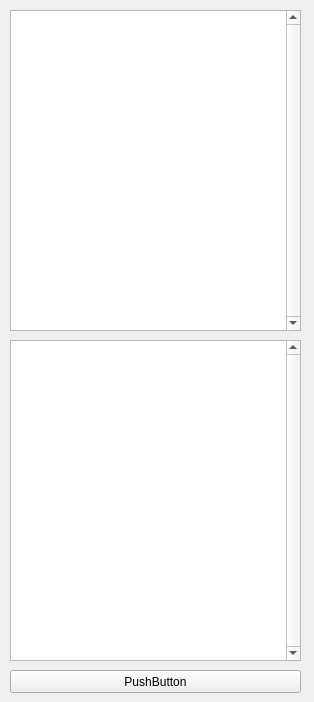
<?xml version="1.0" encoding="UTF-8"?>
<ui version="4.0">
 <class>Form</class>
 <widget class="QWidget" name="Form">
  <property name="geometry">
   <rect>
    <x>0</x>
    <y>0</y>
    <width>314</width>
    <height>702</height>
   </rect>
  </property>
  <property name="windowTitle">
   <string>Form</string>
  </property>
  <widget class="QPushButton" name="Ok">
   <property name="geometry">
    <rect>
     <x>10</x>
     <y>670</y>
     <width>291</width>
     <height>23</height>
    </rect>
   </property>
   <property name="text">
    <string>PushButton</string>
   </property>
  </widget>
  <widget class="QPlainTextEdit" name="Read_contents">
   <property name="geometry">
    <rect>
     <x>10</x>
     <y>10</y>
     <width>291</width>
     <height>321</height>
    </rect>
   </property>
   <property name="verticalScrollBarPolicy">
    <enum>Qt::ScrollBarAlwaysOn</enum>
   </property>
   <property name="plainText">
    <string/>
   </property>
  </widget>
  <widget class="QPlainTextEdit" name="Show_contents">
   <property name="geometry">
    <rect>
     <x>10</x>
     <y>340</y>
     <width>291</width>
     <height>321</height>
    </rect>
   </property>
   <property name="verticalScrollBarPolicy">
    <enum>Qt::ScrollBarAlwaysOn</enum>
   </property>
   <property name="plainText">
    <string/>
   </property>
  </widget>
 </widget>
 <resources/>
 <connections/>
</ui>
